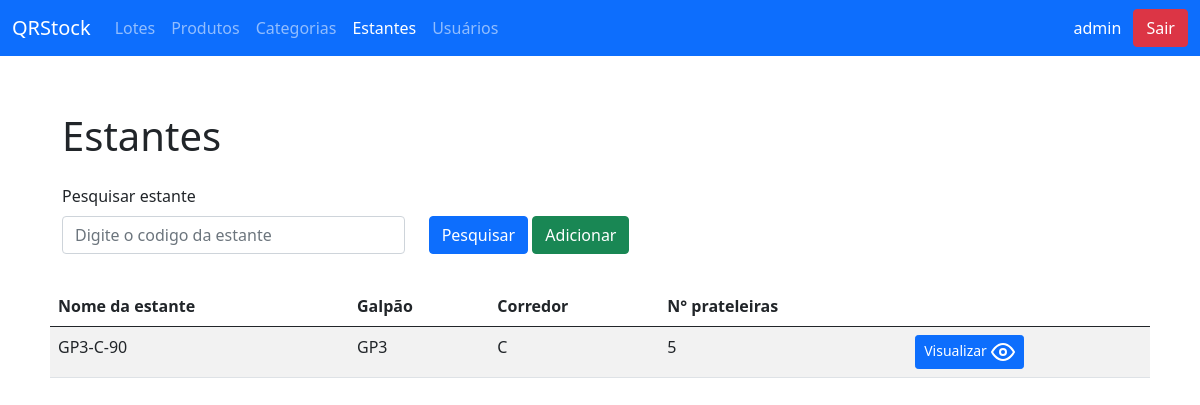
The app's page /shelves/ (signed in), older data.
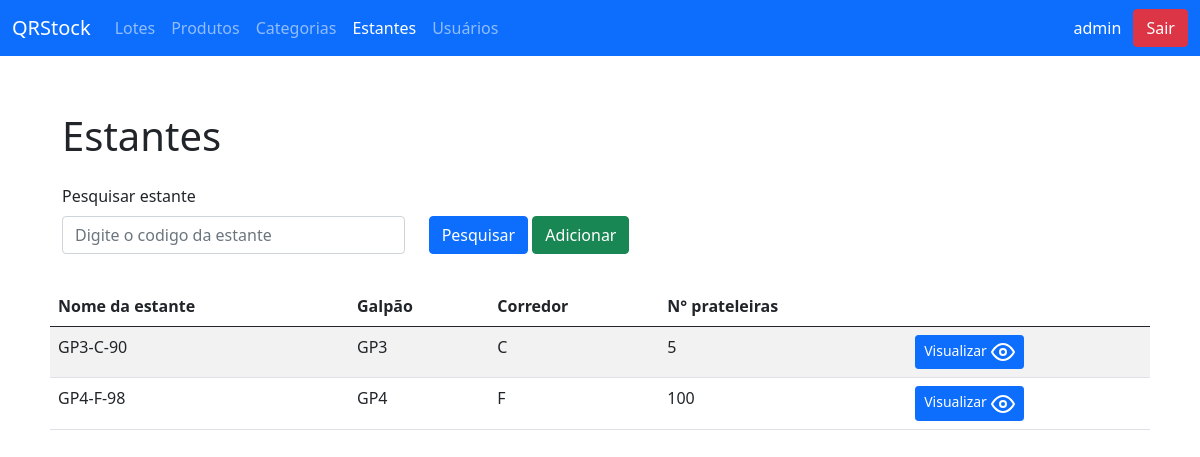
The same page, newer data.
### QRcodeStock/models.py (models this page shows, shortened)
class Estante(models.Model):
    codigo = models.CharField(max_length=50)
    galpao = models.CharField(max_length=50)
    corredor = models.CharField(max_length=50)
    quantidade_prateleiras = models.IntegerField(blank=True, null=True)
    class Meta:
        verbose_name_plural = 'Estantes'

### QRcodeStock/views.py (the view)
# urls.py: path('shelves/', list_shelves, name='url_list_shelves'),
@login_required
def list_shelves(request):
    if request.POST:
        if request.POST['filter']:
            shelves = Estante.objects.filter(codigo=request.POST['filter'])
        else:
            shelves = Estante.objects.all()
    else:
        shelves = Estante.objects.all()
    context = {'titulo': 'QRStock - Lista de estantes', 'shelves': shelves}
    return render(request, 'listagem/estantes.html', context)

### QRcodeStock/templates/listagem/estantes.html (shortened to what this page needs)
{% extends 'base.html' %}
{% block conteudo %}
  <div class="container-md" style="margin: 56px auto 32px; padding: 0 32px;">
    <div class="row">
      <div class="col-md-12">
        <h1>Estantes</h1>
      </div>
    </div>
    <form method="post" class="row" style="margin-top: 16px;">
      <div class="col-md-4">
        <label for="pesquisa" class="form-label">Pesquisar estante</label>
        <input type="text" class="form-control" id="pesquisa" name="filter"
               placeholder="Digite o codigo da estante">
      </div>
      <div class="col-md-4 d-flex align-items-end">
        <button
          type="submit"
          class="btn btn-primary"
          id="pesquisar-produto"
        >
          Pesquisar
        </button>
          <a href="/add_shelf/">
          <button
                type="button"
                class="btn btn-success"
          >
          Adicionar
          </button>
              </a>
      </div>
    </form>
    <div class="row" style="margin-top: 32px;">
      <table class="table table-striped">
        <thead>
          <th>Nome da estante</th>
          <th>Galpão</th>
          <th>Corredor</th>
          <th>N° prateleiras</th>
          <th></th>
        </thead>
        <tbody>
        {% for shelf in shelves %}
            <tr>
                <td>{{ shelf.codigo }}</td>
                <td>{{ shelf.galpao }}</td>
                <td>{{ shelf.corredor }}</td>
                <td>{{ shelf.quantidade_prateleiras }}</td>
                <td>
                  <a href="{% url 'url_show_shelf' shelf.id %}" class="btn btn-primary btn-sm">
                    Visualizar <i style="font-size: 12px;" data-feather="eye"></i>
                  </a>
                </td>
            </tr>
        {% endfor %}
        </tbody>
      </table>
    </div>
  </div>
{% endblock %}

Row changes from the older to the newer data that the page shows:
added Estante: codigo "GP4-F-98", galpao "GP4", corredor "F", quantidade_prateleiras "100"
